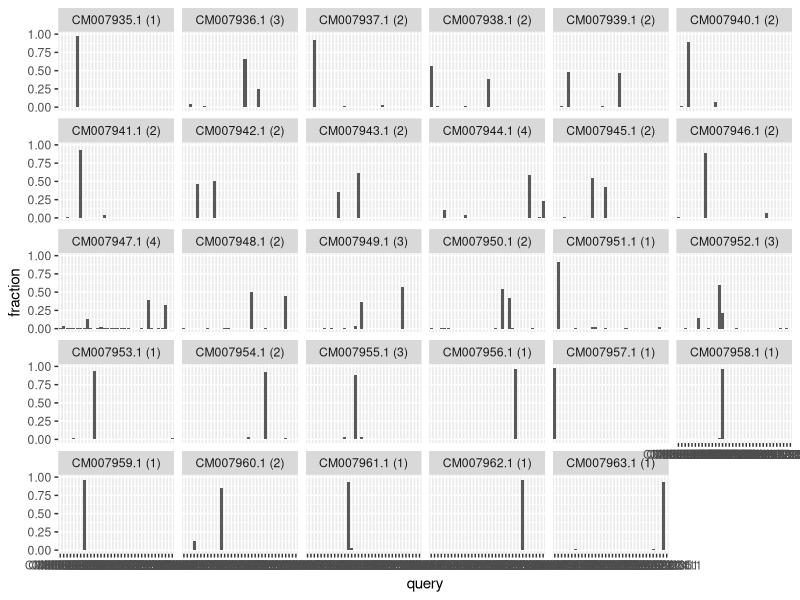
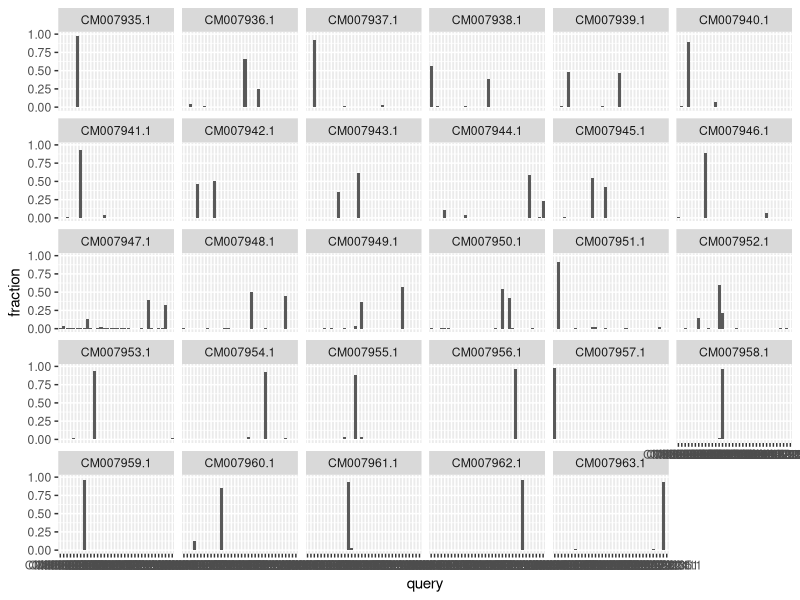

The R source for these figures, in order:


library(tidyverse)

al <- read_tsv("misc/example_outputs/aligned_lengths.tsv")

g <- ggplot(al, aes(x = query, y = fraction)) +
  geom_col() +
  facet_wrap(~target)

dir.create("figs", showWarnings = FALSE)

ggsave(g, file = "figs/aligned-fraction.png", width = 10, height = 10)

# try dropping every query chromosome with  <3% of the total mapped
# to the target
num_rem <- al %>%
  filter(fraction > 0.03) %>%
  group_by(target) %>%
  summarise(n = n())

al2 <- left_join(
  al, num_rem
) %>%
  mutate(targ_plus = str_c(target, " (", n, ")"))


ggplot(al2, aes(x = query, y = fraction)) +
  geom_col() +
  facet_wrap(~ targ_plus)
